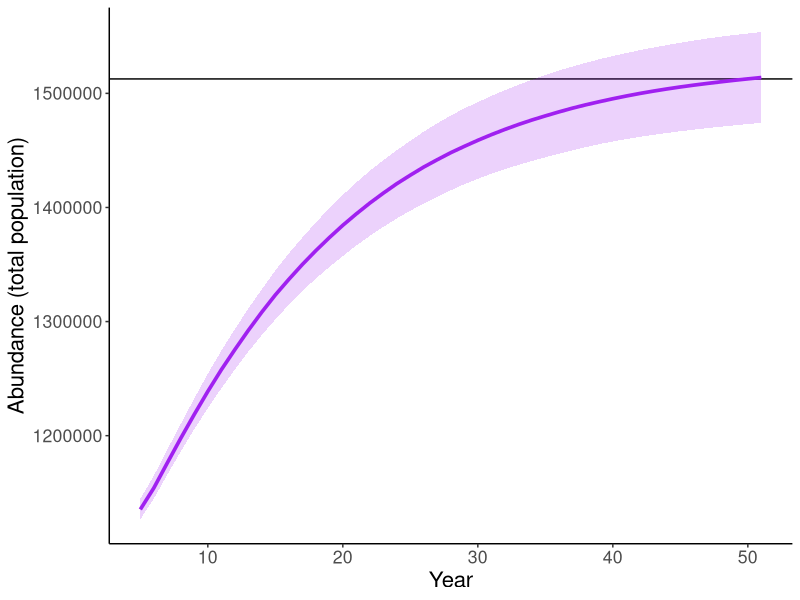

Recreate this plot in R.
library(ggplot2)


set.seed(123)
##Stochastistic model
Year <- 1:51
Sims <- 1000

# Variation in Survival
s_pct_f <- 0.005
s_pct_m <- 0.02
a <- 1.62
b <- 1

# Carrying capacity
K <- 1512638

# Set up deer matrix
deer.array <- array(0,dim=c(12,length(Year),Sims))
deer.matrix <- matrix(0,12,12)

# Fecundity
Fecundity <- c(0, 0.65, 0.76, 0.76, 0.76, 0.76)

# Survival
# Females
deer.matrix[1,1:6] <- Fecundity
deer.matrix[7,1:6] <- Fecundity
deer.matrix[2,1] <- 0.52
deer.matrix[3,2] <- 0.93
deer.matrix[4,3] <- 0.84
deer.matrix[5,4] <- 0.84
deer.matrix[6,5] <- 0.84
deer.matrix[6,6] <- 0.84
# Males
deer.matrix[8,7] <- 0.52
deer.matrix[9,8] <- 0.82
deer.matrix[10,9] <- 0.63
deer.matrix[11,10] <- 0.53
deer.matrix[12,11] <- 0.44
deer.matrix[12,12] <- 0.49

# Calculate stable stage distribution
w <- Re(eigen(deer.matrix)$vectors[, 1])
w <- w / sum(w) # normals to equal 1

# Set up initial popualtion size
N0 <- w * 0.8 * K  # e.g., start at 50% of K
# N0 <- w * 1508996

deer.array[,1,] <- N0

for(i in 1:Sims){
  
  ## Stochasticity on Survival
  A_s <- deer.matrix
  # Female survival
  for (s in 1:5) {
    # Survive & go
    A_s[s+1,s] <- rnorm(1, deer.matrix[s+1,s], s_pct_f)
  }
  # Survive & stay
  A_s[6,6] <- rnorm(1, deer.matrix[6,6], s_pct_f)
  # Male survival
  for (s in 1:5+6) {
    # Survive & go
    A_s[s+1,s] <- rnorm(1, deer.matrix[s+1,s], s_pct_m)
  }
  # Survive & stay
  A_s[12,12] <- rnorm(1, deer.matrix[12,12], s_pct_m)

  for (y in 2:length(Year)){
    
    # Density dependent adjustment in fecundity
    # What was abundance at time step t-1
    N_t <- sum(deer.array[,y-1,i])
    
    # Calcuate density factor
    density_factor <- 1 / (1 + a * (N_t / K))
    # density_factor <- exp(-b * (N_t / K))

    # save new matrix
    A_dd <- A_s
    A_dd[1, ] <- A_s[1, ] * density_factor # reduce fecundity
    A_dd[7, ] <- A_s[7, ] * density_factor # reduce fecundity
    
    deer.array[,y,i]<-A_dd%*%deer.array[,y-1,i] #Make sure to multiply matrix x vector (not vice versa)
  }
  
}
N.median<-apply(apply(deer.array,c(2,3),sum),1,median)
N.20pct<-apply(apply(deer.array,c(2,3),sum),1,quantile, probs = 0.20)
N.80pct<-apply(apply(deer.array,c(2,3),sum),1,quantile, probs = 0.80)

results <- data.frame(Year,N.median,N.20pct,N.80pct)
results <- results[5:max(Year),]

#Plot population projection
ggplot(results) +
  geom_hline(yintercept=K) +
  geom_ribbon(aes(x=Year,ymin=N.20pct, ymax=N.80pct), alpha=.2,fill="purple") +
  geom_line(aes(x=Year, y=N.median),colour="purple",alpha=1,linewidth=1.25) +
  scale_y_continuous(name="Abundance (total population)")+
  theme_bw() +
  theme(text = element_text(size=16),panel.border = element_blank(), axis.line = element_line(colour="black"),
        panel.grid.major = element_blank(),panel.grid.minor = element_blank()) 

## calculate lambda
lambda <- results$N.median[2:nrow(results)] / results$N.median[1:(nrow(results)-1)]


lambda <- seq(1,2,by=0.01)
msy <- c()
for (i in 1:length(lambda)) {
  msy[i] <- ((lambda[i]-1)*K)/4
}


msy <- ((1.77-1)*1512638)/4
